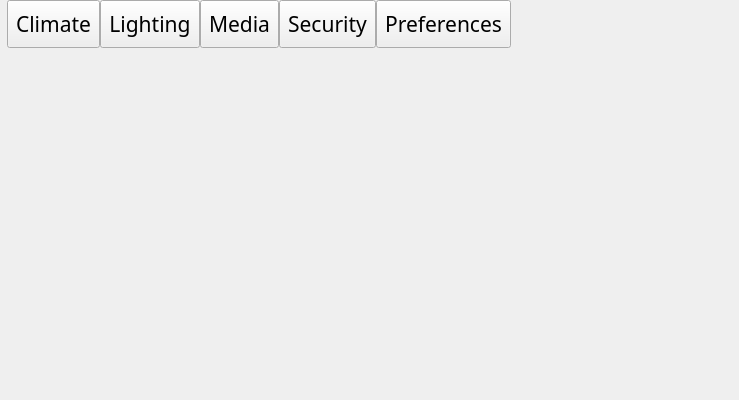
<?xml version="1.0" encoding="UTF-8"?>
<ui version="4.0">
 <class>SettingsScreen</class>
 <widget class="QWidget" name="SettingsScreen">
  <property name="geometry">
   <rect>
    <x>0</x>
    <y>0</y>
    <width>739</width>
    <height>400</height>
   </rect>
  </property>
  <property name="windowTitle">
   <string>Form</string>
  </property>
  <layout class="QVBoxLayout" name="verticalLayout">
   <property name="margin">
    <number>0</number>
   </property>
   <item>
    <layout class="QHBoxLayout" name="horizontalLayout">
     <property name="leftMargin">
      <number>0</number>
     </property>
     <property name="topMargin">
      <number>0</number>
     </property>
     <property name="rightMargin">
      <number>0</number>
     </property>
     <item>
      <layout class="QVBoxLayout" name="verticalLayout_2">
       <property name="spacing">
        <number>0</number>
       </property>
       <property name="topMargin">
        <number>0</number>
       </property>
       <property name="rightMargin">
        <number>0</number>
       </property>
       <property name="bottomMargin">
        <number>0</number>
       </property>
       <item>
        <layout class="QHBoxLayout" name="horizontalLayout_2">
         <property name="spacing">
          <number>0</number>
         </property>
         <property name="topMargin">
          <number>0</number>
         </property>
         <item>
          <widget class="QLabel" name="label">
           <property name="maximumSize">
            <size>
             <width>16777215</width>
             <height>50</height>
            </size>
           </property>
           <property name="text">
            <string/>
           </property>
           <property name="pixmap">
            <pixmap resource="HA-resources.qrc">:/resources/topnav-all/title-settings.png</pixmap>
           </property>
          </widget>
         </item>
         <item>
          <widget class="CustomToolButton" name="buttonSettingsClimate">
           <property name="minimumSize">
            <size>
             <width>0</width>
             <height>48</height>
            </size>
           </property>
           <property name="font">
            <font>
             <family>Sans Serif</family>
             <pointsize>16</pointsize>
             <weight>50</weight>
             <bold>false</bold>
            </font>
           </property>
           <property name="focusPolicy">
            <enum>Qt::NoFocus</enum>
           </property>
           <property name="layoutDirection">
            <enum>Qt::LeftToRight</enum>
           </property>
           <property name="text">
            <string>Climate</string>
           </property>
           <property name="iconSize">
            <size>
             <width>80</width>
             <height>50</height>
            </size>
           </property>
           <property name="checkable">
            <bool>true</bool>
           </property>
          </widget>
         </item>
         <item>
          <widget class="CustomToolButton" name="buttonSettingsLighting">
           <property name="minimumSize">
            <size>
             <width>0</width>
             <height>48</height>
            </size>
           </property>
           <property name="font">
            <font>
             <family>Sans Serif</family>
             <pointsize>16</pointsize>
             <weight>50</weight>
             <bold>false</bold>
            </font>
           </property>
           <property name="focusPolicy">
            <enum>Qt::NoFocus</enum>
           </property>
           <property name="layoutDirection">
            <enum>Qt::LeftToRight</enum>
           </property>
           <property name="text">
            <string>Lighting</string>
           </property>
           <property name="iconSize">
            <size>
             <width>120</width>
             <height>65</height>
            </size>
           </property>
           <property name="checkable">
            <bool>true</bool>
           </property>
          </widget>
         </item>
         <item>
          <widget class="CustomToolButton" name="buttonSettingsMedia">
           <property name="minimumSize">
            <size>
             <width>0</width>
             <height>48</height>
            </size>
           </property>
           <property name="font">
            <font>
             <family>Sans Serif</family>
             <pointsize>16</pointsize>
             <weight>50</weight>
             <bold>false</bold>
            </font>
           </property>
           <property name="focusPolicy">
            <enum>Qt::NoFocus</enum>
           </property>
           <property name="layoutDirection">
            <enum>Qt::LeftToRight</enum>
           </property>
           <property name="text">
            <string>Media</string>
           </property>
           <property name="iconSize">
            <size>
             <width>120</width>
             <height>65</height>
            </size>
           </property>
           <property name="checkable">
            <bool>true</bool>
           </property>
          </widget>
         </item>
         <item>
          <widget class="CustomToolButton" name="buttonSettingsSecurity">
           <property name="minimumSize">
            <size>
             <width>0</width>
             <height>48</height>
            </size>
           </property>
           <property name="font">
            <font>
             <family>Sans Serif</family>
             <pointsize>16</pointsize>
             <weight>50</weight>
             <bold>false</bold>
            </font>
           </property>
           <property name="focusPolicy">
            <enum>Qt::NoFocus</enum>
           </property>
           <property name="layoutDirection">
            <enum>Qt::LeftToRight</enum>
           </property>
           <property name="text">
            <string>Security</string>
           </property>
           <property name="iconSize">
            <size>
             <width>120</width>
             <height>65</height>
            </size>
           </property>
           <property name="checkable">
            <bool>true</bool>
           </property>
          </widget>
         </item>
         <item>
          <widget class="CustomToolButton" name="buttonSettingsPrefs">
           <property name="minimumSize">
            <size>
             <width>0</width>
             <height>48</height>
            </size>
           </property>
           <property name="font">
            <font>
             <family>Sans Serif</family>
             <pointsize>16</pointsize>
             <weight>50</weight>
             <bold>false</bold>
            </font>
           </property>
           <property name="focusPolicy">
            <enum>Qt::NoFocus</enum>
           </property>
           <property name="layoutDirection">
            <enum>Qt::LeftToRight</enum>
           </property>
           <property name="text">
            <string>Preferences</string>
           </property>
           <property name="iconSize">
            <size>
             <width>120</width>
             <height>65</height>
            </size>
           </property>
           <property name="checkable">
            <bool>true</bool>
           </property>
          </widget>
         </item>
         <item>
          <widget class="QLabel" name="label_2">
           <property name="sizePolicy">
            <sizepolicy hsizetype="Expanding" vsizetype="Preferred">
             <horstretch>0</horstretch>
             <verstretch>0</verstretch>
            </sizepolicy>
           </property>
           <property name="maximumSize">
            <size>
             <width>16777215</width>
             <height>48</height>
            </size>
           </property>
           <property name="text">
            <string/>
           </property>
           <property name="pixmap">
            <pixmap resource="HA-resources.qrc">:/resources/topnav-all/nav-filler.png</pixmap>
           </property>
           <property name="scaledContents">
            <bool>true</bool>
           </property>
          </widget>
         </item>
        </layout>
       </item>
       <item>
        <layout class="QVBoxLayout" name="verticalLayout_4">
         <property name="leftMargin">
          <number>0</number>
         </property>
         <property name="topMargin">
          <number>0</number>
         </property>
         <item>
          <widget class="QWidget" name="widgetGraphicsBox" native="true">
           <property name="styleSheet">
            <string notr="true"/>
           </property>
           <layout class="QVBoxLayout" name="verticalLayout_3">
            <property name="margin">
             <number>20</number>
            </property>
            <item>
             <layout class="QVBoxLayout" name="graphicsWidgetLayout"/>
            </item>
           </layout>
          </widget>
         </item>
        </layout>
       </item>
      </layout>
     </item>
     <item>
      <layout class="QVBoxLayout" name="help_maincontrols_Layout">
       <property name="topMargin">
        <number>0</number>
       </property>
       <property name="rightMargin">
        <number>0</number>
       </property>
       <item>
        <spacer name="verticalSpacer">
         <property name="orientation">
          <enum>Qt::Vertical</enum>
         </property>
         <property name="sizeHint" stdset="0">
          <size>
           <width>1</width>
           <height>40</height>
          </size>
         </property>
        </spacer>
       </item>
      </layout>
     </item>
    </layout>
   </item>
  </layout>
 </widget>
 <customwidgets>
  <customwidget>
   <class>CustomToolButton</class>
   <extends>QToolButton</extends>
   <header>customtoolbutton.h</header>
  </customwidget>
 </customwidgets>
 <resources>
  <include location="HA-resources.qrc"/>
 </resources>
 <connections/>
</ui>
